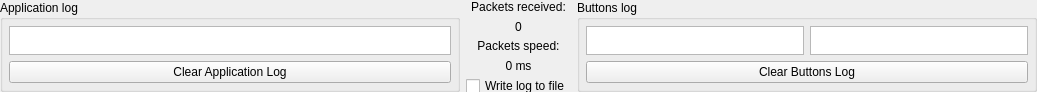
<?xml version="1.0" encoding="UTF-8"?>
<ui version="4.0">
 <class>DebugWindow</class>
 <widget class="QWidget" name="DebugWindow">
  <property name="geometry">
   <rect>
    <x>0</x>
    <y>0</y>
    <width>1037</width>
    <height>92</height>
   </rect>
  </property>
  <property name="minimumSize">
   <size>
    <width>0</width>
    <height>80</height>
   </size>
  </property>
  <property name="maximumSize">
   <size>
    <width>16777215</width>
    <height>100</height>
   </size>
  </property>
  <property name="windowTitle">
   <string>Debug</string>
  </property>
  <layout class="QGridLayout" name="gridLayout" columnstretch="1,0,1">
   <property name="leftMargin">
    <number>0</number>
   </property>
   <property name="topMargin">
    <number>0</number>
   </property>
   <property name="rightMargin">
    <number>0</number>
   </property>
   <property name="bottomMargin">
    <number>0</number>
   </property>
   <item row="2" column="1">
    <widget class="QLabel" name="text_PacketsSpeed">
     <property name="toolTip">
      <string>Debug packets speed within 5 seconds</string>
     </property>
     <property name="text">
      <string>Packets speed:</string>
     </property>
     <property name="alignment">
      <set>Qt::AlignmentFlag::AlignBottom|Qt::AlignmentFlag::AlignHCenter</set>
     </property>
    </widget>
   </item>
   <item row="0" column="0" rowspan="5">
    <widget class="QGroupBox" name="groupBox">
     <property name="title">
      <string>Application log</string>
     </property>
     <layout class="QVBoxLayout" name="verticalLayout">
      <property name="leftMargin">
       <number>6</number>
      </property>
      <property name="topMargin">
       <number>6</number>
      </property>
      <property name="rightMargin">
       <number>6</number>
      </property>
      <property name="bottomMargin">
       <number>6</number>
      </property>
      <item>
       <widget class="QTextBrowser" name="textBrowser_DebugMsg">
        <property name="sizePolicy">
         <sizepolicy hsizetype="Expanding" vsizetype="Preferred">
          <horstretch>0</horstretch>
          <verstretch>0</verstretch>
         </sizepolicy>
        </property>
       </widget>
      </item>
      <item>
       <widget class="QPushButton" name="pushButton_ClearAppLog">
        <property name="text">
         <string>Clear Application Log</string>
        </property>
       </widget>
      </item>
     </layout>
    </widget>
   </item>
   <item row="1" column="1">
    <widget class="QLabel" name="label_PacketsCount">
     <property name="text">
      <string>0</string>
     </property>
     <property name="alignment">
      <set>Qt::AlignmentFlag::AlignHCenter|Qt::AlignmentFlag::AlignTop</set>
     </property>
    </widget>
   </item>
   <item row="4" column="1">
    <widget class="QCheckBox" name="checkBox_WriteLog">
     <property name="text">
      <string>Write log to file</string>
     </property>
    </widget>
   </item>
   <item row="3" column="1">
    <widget class="QLabel" name="label_PacketsSpeed">
     <property name="toolTip">
      <string>within 5 seconds</string>
     </property>
     <property name="text">
      <string>0 ms</string>
     </property>
     <property name="alignment">
      <set>Qt::AlignmentFlag::AlignHCenter|Qt::AlignmentFlag::AlignTop</set>
     </property>
    </widget>
   </item>
   <item row="0" column="1">
    <widget class="QLabel" name="text_PacketsCount">
     <property name="text">
      <string>Packets received:</string>
     </property>
     <property name="alignment">
      <set>Qt::AlignmentFlag::AlignBottom|Qt::AlignmentFlag::AlignHCenter</set>
     </property>
    </widget>
   </item>
   <item row="0" column="2" rowspan="5">
    <widget class="QGroupBox" name="groupBox_2">
     <property name="title">
      <string>Buttons log</string>
     </property>
     <layout class="QVBoxLayout" name="verticalLayout_2">
      <property name="leftMargin">
       <number>6</number>
      </property>
      <property name="topMargin">
       <number>6</number>
      </property>
      <property name="rightMargin">
       <number>6</number>
      </property>
      <property name="bottomMargin">
       <number>6</number>
      </property>
      <item>
       <layout class="QHBoxLayout" name="horizontalLayout_2">
        <item>
         <widget class="QTextBrowser" name="textBrowser_ButtonsPressLog">
          <property name="sizePolicy">
           <sizepolicy hsizetype="Expanding" vsizetype="Preferred">
            <horstretch>0</horstretch>
            <verstretch>0</verstretch>
           </sizepolicy>
          </property>
         </widget>
        </item>
        <item>
         <widget class="QTextBrowser" name="textBrowser_ButtonsUnpressLog"/>
        </item>
       </layout>
      </item>
      <item>
       <widget class="QPushButton" name="pushButton_ClearButtonLog">
        <property name="text">
         <string>Clear Buttons Log</string>
        </property>
       </widget>
      </item>
     </layout>
    </widget>
   </item>
  </layout>
 </widget>
 <resources/>
 <connections/>
</ui>
